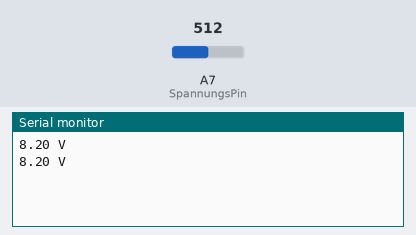
Bench run of a sketch on a simulated Arduino Nano, built with avr-gcc and run on an emulated ATmega328P. On the bench: the last lines printed to the serial monitor. The inputs (shaded band) are chosen by the test bench; at power-on: A7 (SpannungsPin) = 512.

Above: at 5.8 s.
5.9 s: A7 (SpannungsPin) set to 716
At 11.3 s:
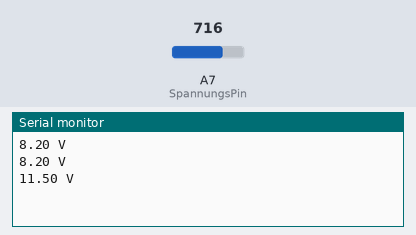
11.9 s: A7 (SpannungsPin) set to 900
At 16.4 s:
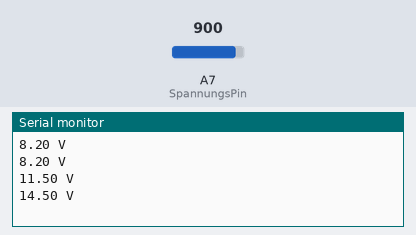
Timing chart, 0 to 17.9 s (numbered marks = the images above; inputs shaded):
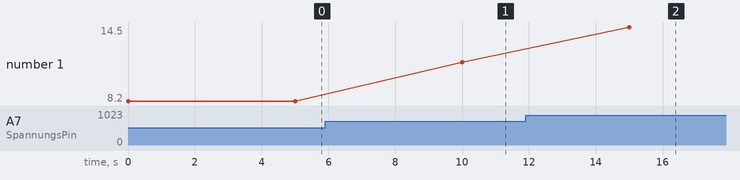

The sketch:

TestBattery.ino
```cpp
/**
* @file SpannungTest.ino
* @author Wings
* @date 20.05.2024
* @details The sketch is used to test the voltage sensor. For the test, the voltage is measured on a 9 V block battery and output on the serial monitor.
* Projekt: Abstandssensor
* Pfad: \Abstandssensor\Code\SpannungTest
**/

/** Pin A7 is referenced as the voltage pin for the voltage sensor. */
#define SpannungsPin A7

/** The parameter SignalEingang is later assigned the value read in from the VoltagePin pin. */
long SignalEingang;
/** The  parameter Spannung stands for the voltage that is measured with the voltage sensor and has the unit volt. */
double Spannung;

/**
* @brief Starten der seriellen Kommunikation
* @details The function is executed when the programme is started. The serial interface to the computer is initialised at 9600 baud
* There is no return value.
*/
void setup() {
Serial.begin(9600);
}

/**
* @brief Anzeigen der gemessenen Spannung
* @details The function is executed continuously. The signal at the pin SpannungsPin is read out and a voltage value is converted.
* The value read in at the voltage pin is between 0 and 1023. The voltage measurement range is between 0 and 16.5 V. The read-in value can be converted into a voltage using the function map().
* The voltage is displayed in volts on the serial monitor. There is a 5-second wait after each cycle to avoid flooding the serial monitor. There is no return value.
*/
void loop() {
SignalEingang = analogRead(SpannungsPin);
Spannung = map(SignalEingang, 0, 1023, 0, 165); // Converting the input signal 165 for 16.5 V
Spannung = Spannung/10; //  Converting the input signal 165 for 16.5 V
Serial.print(Spannung);
Serial.println(" V");
delay(5000);
}
```

Measured:
- after the input at 5.9 s, the serial monitor: prints a new line after 4.1 s (image 1)
- after the input at 11.9 s, the serial monitor: prints a new line after 3.1 s (image 2)
- plotted number 1: 8.2 → 11.5 after the input at 5.9 s, 11.5 → 14.5 after the input at 11.9 s
